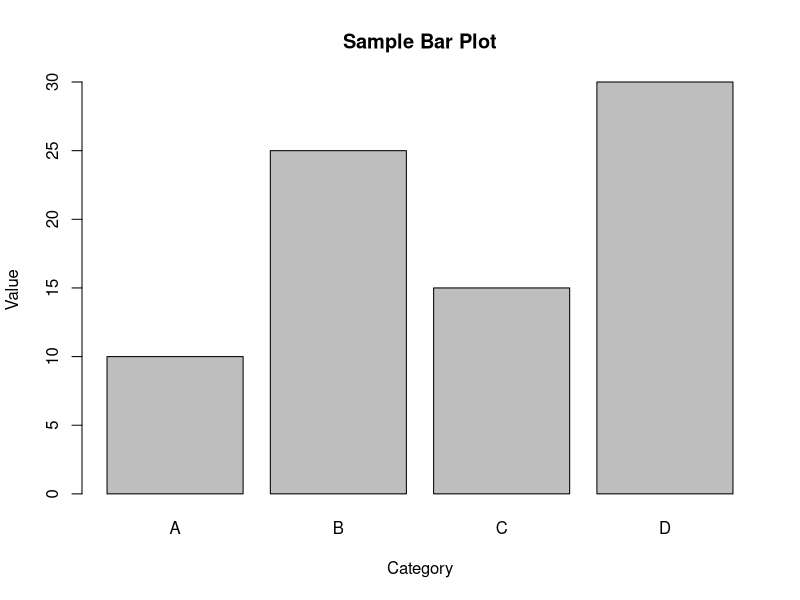
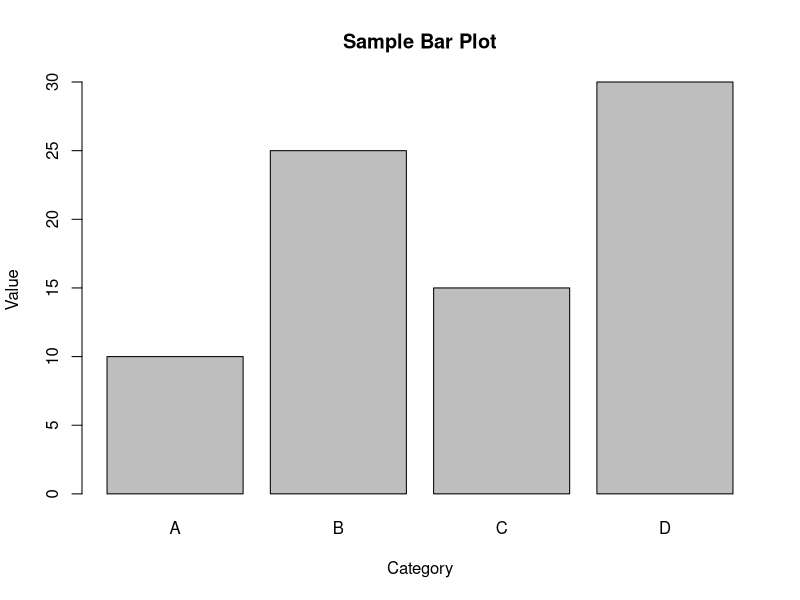

These figures' R source, in order:
# R script to create and save a bar plot

# Define data
categories <- c('A', 'B', 'C', 'D')
values <- c(10, 25, 15, 30)

# Create the bar plot
barplot(values, names.arg = categories, main = "Sample Bar Plot", xlab = "Category", ylab = "Value")

# Save the plot as a PNG file
png("bar_plot.png")
barplot(values, names.arg = categories, main = "Sample Bar Plot", xlab = "Category", ylab = "Value")
dev.off()

print("Bar plot created and saved as bar_plot.png")
